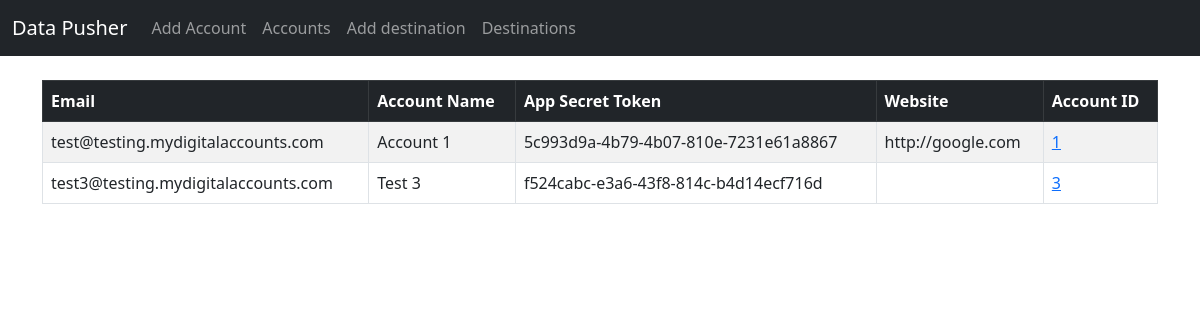
Before: / with the older database file.
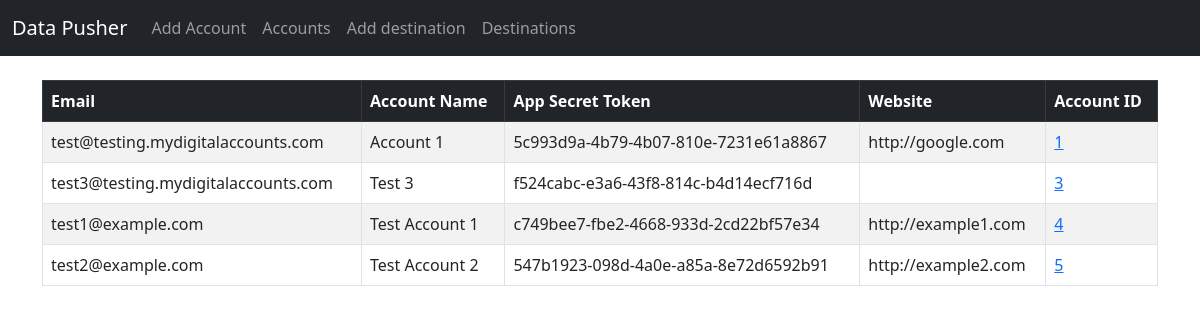
After: the same page with the newer database file.
### core/models.py (models this page shows, shortened)
class Account(models.Model):
    email = models.EmailField(unique=True)
    account_id = models.AutoField(primary_key=True, unique=True)
    account_name = models.CharField(max_length=100)
    app_secret_token = models.CharField(max_length=100, unique=True, default=uuid.uuid4)
    website = models.URLField(blank=True)

### core/views.py (the view)
# urls.py: path('', views.accounts, name='accounts'),
def accounts(request):
	account_list = Account.objects.all()
	return render(request, 'accounts.html', {'account_list': account_list})

### core/templates/accounts.html
{% extends 'base.html' %}
{% block content %}
<table class="table table-striped table-hover table-bordered">
  <thead class="table-dark">
    <tr>
      <th scope="col">Email</th>
      <th scope="col">Account Name</th>
      <th scope="col">App Secret Token</th>
      <th scope="col">Website</th>
      <th scope="col">Account ID</th>
    </tr>
  </thead>
  <tbody>
{% if account_list %}
	{% for account in account_list %}
		<tr>
			<td>{{ account.email }}</td>
			<td>{{ account.account_name }}</td>
			<td>{{ account.app_secret_token }}</td>
			<td>{{ account.website }}</td>
			<td><a href="{% url 'view_account' account.account_id %}">{{ account.account_id }}</a></td>
		</tr>
	{% endfor %}
{% endif %}
	  </tbody>
	</table>
{% endblock %}

Changed rows visible on the page:
added Account: email "test1@example.com", account_name "Test Account 1", app_secret_token "c749bee7-fbe2-4668-933d-2cd22bf57e34", website "http://example1.com", account_id "4"
added Account: email "test2@example.com", account_name "Test Account 2", app_secret_token "547b1923-098d-4a0e-a85a-8e72d6592b91", website "http://example2.com", account_id "5"
